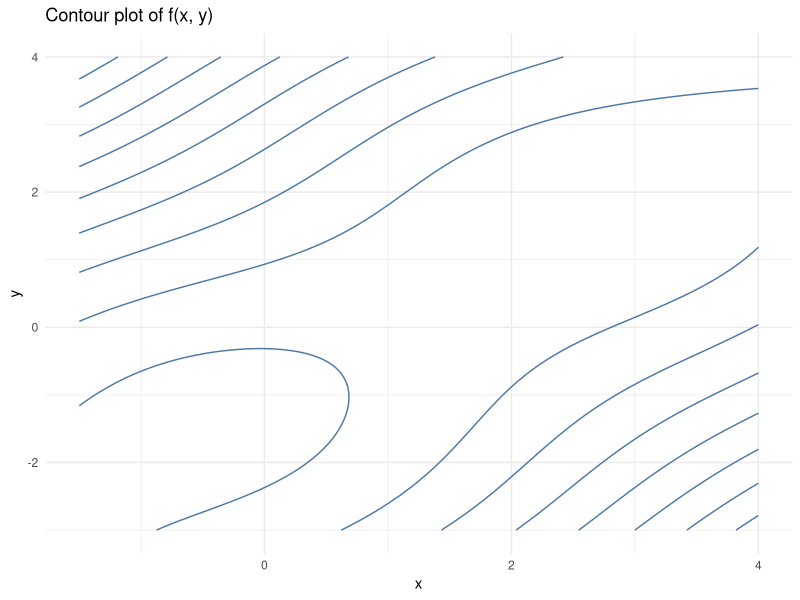

This chart was generated by the following R code:
## ---- chunk 1
knitr::opts_chunk$set(echo = TRUE)
## ---- chunk 2
library(ggplot2)
## ---- chunk 3
# define the function f(x, y) that returns f(x, y) if both x and y are in the interval
f <- function(x, y){
  ifelse(x >= -1.5 & x <= 4 & y >= -3 & y <= 4,
         sin(x + y) + (x - y)^2 - 1.5*x + 2.5*y + 1,
         NA)
}

# data frame with x, y and f(x, y)
x <- seq(-1.5, 4, length.out = 100)
y <- seq(-3, 4, length.out = 100)

grid <- expand.grid(x = x, y = y)
grid$z <- with(grid, f(x, y))

# plot f(x, y)
ggplot(grid, aes(x = x, y = y, z = z)) + 
  geom_contour(col = "#4E79A7") + 
  labs(x = "x", y = "y", title = "Contour plot of f(x, y)") + 
  theme_minimal()
## ---- chunk 4
# gradient for f(x, y)
gradient <- function(x, y){
  grad_x <- cos(x + y) + 2*(x - y) - 1.5
  grad_y <- cos(x + y) - 2*(x - y) + 2.5
  return(c(grad_x, grad_y))
}

# hessian matrix for f(x, y)
hessian <- function(x, y){
  
  m <- matrix(c(-sin(x + y) + 2, -sin(x + y) - 2,
              -sin(x + y) - 2, -sin(x + y) + 2),
              byrow = T, nrow = 2, ncol = 2)
  
  return(m)
}
## ---- chunk 5
# newton algorithm
newton <- function(gradient, hessian, x_init, y_init, tol = 0.0001, maxit = 100){
  
  # set initial values
  x0 <- c(x_init, y_init)
  
  # while the stopping criteria is not met
  for(it in 1:maxit){
    
    # add regularization so that the inverse can be calculated
    if(det(hessian(x0[1], x0[2])) == 0){
      x1 <- x0 - as.vector(solve(hessian(x0[1]+1e-12, x0[2]+1e-12)) %*% gradient(x0[1], x0[2]))
    } else {
      # update values
      x1 <- x0 - as.vector(solve(hessian(x0[1], x0[2])) %*% gradient(x0[1], x0[2]))
    }
    
    x1[1] <- max(min(x1[1], 4), -1.5)
    x1[2] <- max(min(x1[2], 4), -3)
    
    # if the stopping criteria is met
    if(norm(x1 - x0, type = "2") < tol){  # t(x1 - x0) %*% (x1 - x0)
      return(list(x = x1[1], y = x1[2], iterations = it, 
               gradient = gradient(x1[1], x1[2]), hessian = hessian(x1[1], x1[2])))
    } 
    
    x0 <- x1
  }
  
  warning("Maximum number of iterations reached without convergence.")
  return(list(x = x1[1], y = x1[2], iterations = maxit,
           gradient = gradient(x1[1], x1[2]), hessian = hessian(x1[1], x1[2])))
}
## ---- chunk 6
x_init <- 1
y_init <- 3
newton(gradient, hessian, x_init, y_init)
## ---- chunk 7
x_init <- 2
y_init <- 4
newton(gradient, hessian, x_init, y_init)
## ---- chunk 8
x_init <- 0
y_init <- 0
newton(gradient, hessian, x_init, y_init)
## ---- chunk 9
x_init <- 0
y_init <- 1
newton(gradient, hessian, x_init, y_init)
